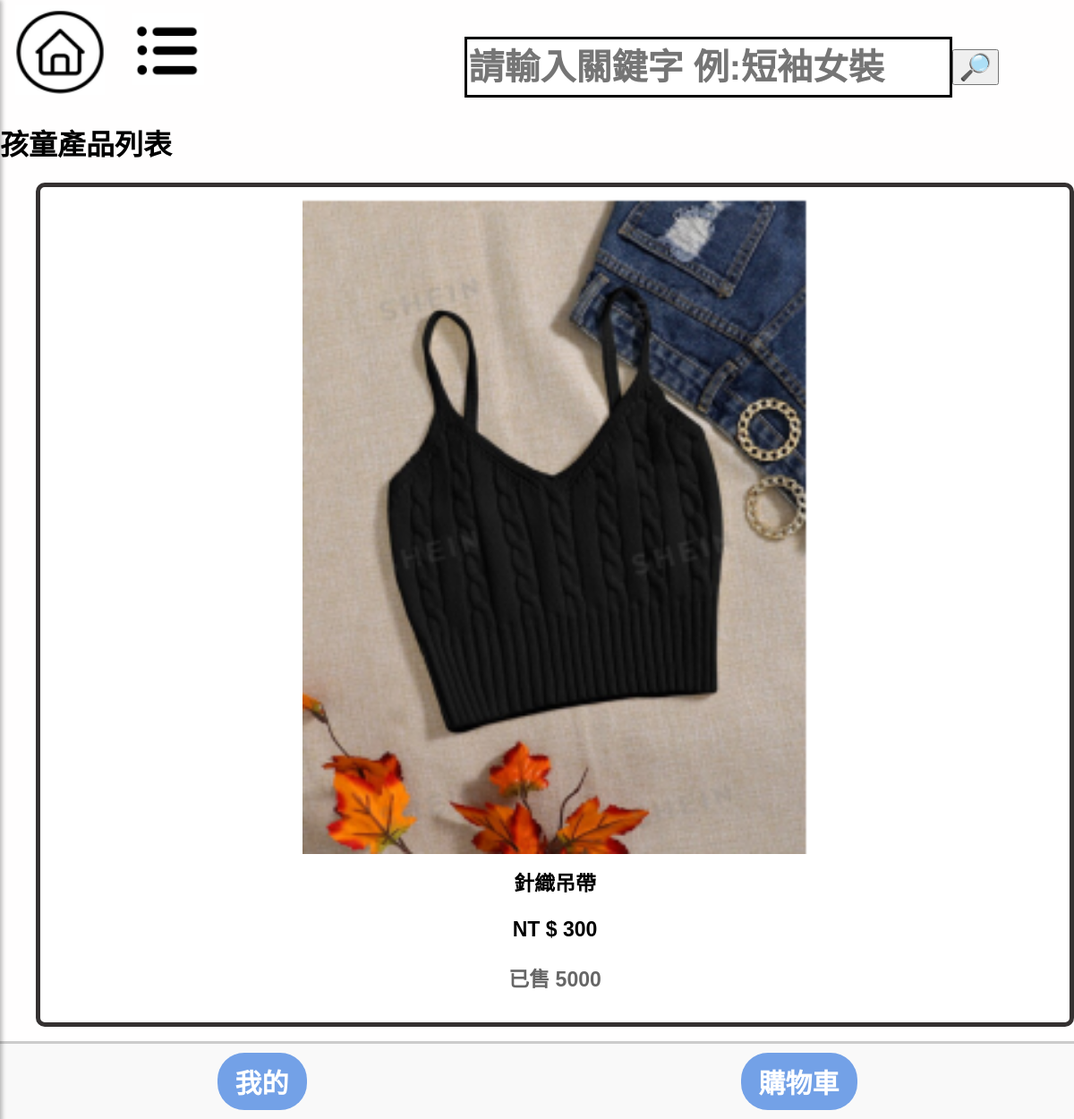
Screenshot of /child/ with the database file from the repository.
### mysite/models.py (models this page shows, shortened)
class Product(models.Model):
    name = models.CharField(max_length=100)
    image = models.ImageField(upload_to='product_images/', default='default.jpg')  # 定義默認值
    price = models.CharField(max_length=20,default='0')
    color = models.CharField(max_length=20,default='商品顏色')
    description = models.TextField()
    quantity = models.IntegerField(default=0)
    category = models.CharField(max_length=10,default="man")

### mysite/views.py (the view)
# urls.py: path('child/',mv.child,name="child"),
def child(request):
    childs_products = Product.objects.filter(category='child')
    return render(request, 'child.html', {'childs_products': childs_products})

### templates/child.html
{% extends "home.html" %}
{% load static %}
{% block content %}
    <h1>孩童產品列表</h1>
    <link rel="stylesheet" href="{% static 'css/main.css' %}">
    <ul>
        {% if childs_products %}
            {% for product in childs_products %}
            <div class="fyp-b">
                {% if product.image %}
                    <img id="fyp-p" src="{{ product.image.url }}" alt="{{ product.name }}">
                {% else %}
                    <p>No image available</p>
                {% endif %}
                <div class="fyp-1t">
                    <a href='/product/{{ product.id }}'>{{product.name }}</a>
                    <p>NT $ {{ product.price }}</p>
                    <p id="sell{{ forloop.counter }}">已售 {{ product.quantity }}</p>
                </div>
            </div>
            {% endfor %}
        {% else %}
            <li>目前沒有相關產品上架喔</li>
        {% endif %}
    </ul>
{% endblock %}

### static/css/main.css (style rules this page uses)
body { font-family: '微軟正黑體', Arial, sans-serif; margin: 0; padding: 0; background-color: #fffefe; }
.fyp-b { background-color: #fff; border: 5px solid #353131; border-radius: 10px; padding: 10px; text-align: center; box-sizing: border-box; }
#fyp-p { width: 50%; height: auto; margin-bottom: 10px; }
.fyp-1t, .fyp-2t { font-weight: bolder; font-size: 23px; margin-bottom: 10px; }
.fyp-1t a { text-decoration: none; color: black; }
#sell1, #sell2 { color: #666; }

### rows the page displays
Product: image (picture), name "針織吊帶", price "300", quantity "5000"
